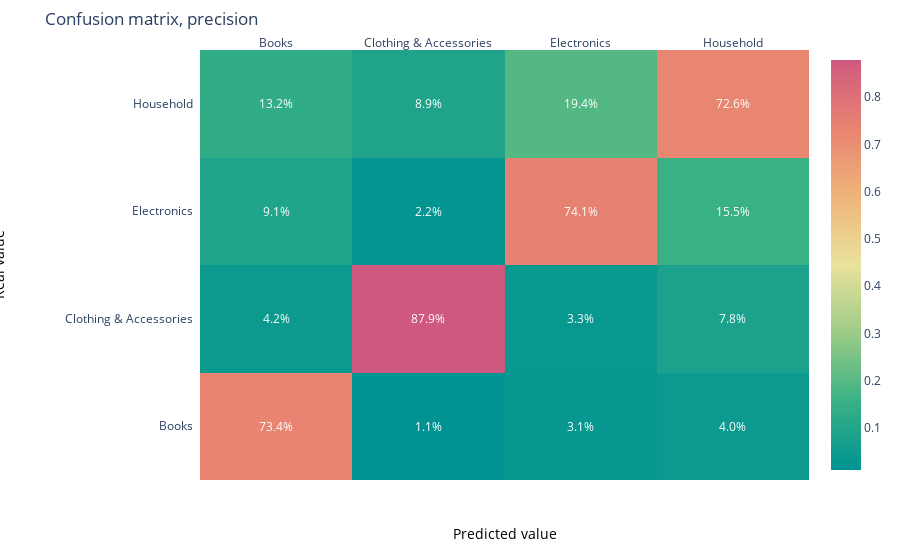

Write notebook code for a chart like this one.
### Code cell
vis.draw_confusion_matrix(
    y_test_baseline,
    lr.predict(x_test_baseline),
    lr.classes_,
    label="precision",
    normalize="pred"
)

### Figure 1 — Plotly figure (JSON) as saved in the notebook; plotly's stock layout.template omitted (floating-point values rounded to 4 significant figures)
{"data": [{"colorscale": [[0, "rgb(0, 147, 146)"], [0.1667, "rgb(57, 177, 133)"], [0.3333, "rgb(156, 203, 134)"], [0.5, "rgb(233, 226, 156)"], [0.6667, "rgb(238, 180, 121)"], [0.8333, "rgb(232, 132, 113)"], [1, "rgb(207, 89, 126)"]], "reversescale": false, "showscale": true, "type": "heatmap", "x": ["Books", "Clothing & Accessories", "Electronics", "Household"], "y": ["Books", "Clothing & Accessories", "Electronics", "Household"], "z": [[0.7344, 0.0108, 0.0313, 0.04036], [0.04222, 0.8785, 0.03295, 0.07834], [0.09147, 0.02159, 0.7414, 0.1549], [0.1319, 0.08907, 0.1944, 0.7264]]}], "layout": {"annotations": [{"font": {"color": "#FFFFFF"}, "showarrow": false, "text": "73.4%", "x": "Books", "xref": "x", "y": "Books", "yref": "y"}, {"font": {"color": "#FFFFFF"}, "showarrow": false, "text": "1.1%", "x": "Clothing & Accessories", "xref": "x", "y": "Books", "yref": "y"}, {"font": {"color": "#FFFFFF"}, "showarrow": false, "text": "3.1%", "x": "Electronics", "xref": "x", "y": "Books", "yref": "y"}, {"font": {"color": "#FFFFFF"}, "showarrow": false, "text": "4.0%", "x": "Household", "xref": "x", "y": "Books", "yref": "y"}, {"font": {"color": "#FFFFFF"}, "showarrow": false, "text": "4.2%", "x": "Books", "xref": "x", "y": "Clothing & Accessories", "yref": "y"}, {"font": {"color": "#FFFFFF"}, "showarrow": false, "text": "87.9%", "x": "Clothing & Accessories", "xref": "x", "y": "Clothing & Accessories", "yref": "y"}, {"font": {"color": "#FFFFFF"}, "showarrow": false, "text": "3.3%", "x": "Electronics", "xref": "x", "y": "Clothing & Accessories", "yref": "y"}, {"font": {"color": "#FFFFFF"}, "showarrow": false, "text": "7.8%", "x": "Household", "xref": "x", "y": "Clothing & Accessories", "yref": "y"}, {"font": {"color": "#FFFFFF"}, "showarrow": false, "text": "9.1%", "x": "Books", "xref": "x", "y": "Electronics", "yref": "y"}, {"font": {"color": "#FFFFFF"}, "showarrow": false, "text": "2.2%", "x": "Clothing & Accessories", "xref": "x", "y": "Electronics", "yref": "y"}, {"font": {"color": "#FFFFFF"}, "showarrow": false, "text": "74.1%", "x": "Electronics", "xref": "x", "y": "Electronics", "yref": "y"}, {"font": {"color": "#FFFFFF"}, "showarrow": false, "text": "15.5%", "x": "Household", "xref": "x", "y": "Electronics", "yref": "y"}, {"font": {"color": "#FFFFFF"}, "showarrow": false, "text": "13.2%", "x": "Books", "xref": "x", "y": "Household", "yref": "y"}, {"font": {"color": "#FFFFFF"}, "showarrow": false, "text": "8.9%", "x": "Clothing & Accessories", "xref": "x", "y": "Household", "yref": "y"}, {"font": {"color": "#FFFFFF"}, "showarrow": false, "text": "19.4%", "x": "Electronics", "xref": "x", "y": "Household", "yref": "y"}, {"font": {"color": "#FFFFFF"}, "showarrow": false, "text": "72.6%", "x": "Household", "xref": "x", "y": "Household", "yref": "y"}, {"font": {"color": "black", "size": 14}, "showarrow": false, "text": "Predicted value", "x": 0.5, "xref": "paper", "y": -0.15, "yref": "paper"}, {"font": {"color": "black", "size": 14}, "showarrow": false, "text": "Real value", "textangle": -90, "x": -0.35, "xref": "paper", "y": 0.5, "yref": "paper"}], "margin": {"l": 200, "t": 50}, "title": {"text": "Confusion matrix, precision"}, "xaxis": {"dtick": 1, "gridcolor": "rgb(0, 0, 0)", "side": "top", "ticks": ""}, "yaxis": {"dtick": 1, "ticks": "", "ticksuffix": "  "}}}
